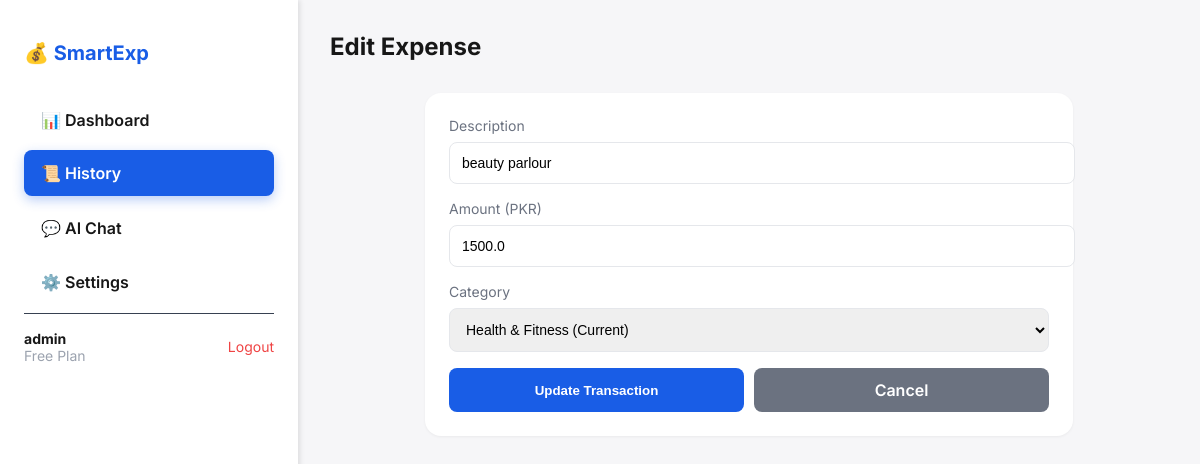
Screenshot of /edit_expense/53 (signed in) with the database file from the repository.
### tables this page shows
CREATE TABLE expenses (
            id INTEGER PRIMARY KEY AUTOINCREMENT,
            expense_text TEXT NOT NULL,
            amount REAL NOT NULL,
            category TEXT NOT NULL,
            date TEXT NOT NULL,
            user_id INTEGER,
            FOREIGN KEY (user_id) REFERENCES users (user_id)
        );

### run.py (the view)
@app.route('/edit_expense/<int:expense_id>', methods=['GET'])
@login_required
def edit_expense_page(expense_id):
    expense = database.get_expense_by_id(expense_id, session['user_id'])
    if not expense:
        flash('Transaction not found.', 'error')
        return redirect(url_for('history'))
    return render_template('edit_expense.html', page_title="Edit Expense", active_page="history", expense=expense, username=session['username'])

### database.py (called while the page is built)
def get_connection():
    conn = sqlite3.connect(DB_NAME)
    conn.row_factory = sqlite3.Row  # Access columns by name
    return conn

def get_expense_by_id(expense_id, user_id):
    conn = get_connection()
    c = conn.cursor()
    c.execute("SELECT * FROM expenses WHERE id = ? AND user_id = ?", (expense_id, user_id))
    row = c.fetchone()
    conn.close()
    return row

### run.py (called while the page is built)
def login_required(f):
    @wraps(f)
    def decorated_function(*args, **kwargs):
        if 'user_id' not in session:
            return redirect(url_for('login'))
        return f(*args, **kwargs)
    return decorated_function

### templates/edit_expense.html (shortened to what this page needs)
{% extends "base.html" %}
{% block content %}
<div class="top-bar">
    <div>
        <h1 style="margin:0; font-size: 1.5rem;">Edit Expense</h1>
    </div>
</div>
<div class="card" style="max-width: 600px; margin: 0 auto;">
    <form action="{{ url_for('update_expense_route', expense_id=expense['id']) }}" method="POST">
        <div class="form-group">
            <label>Description</label>
            <input type="text" name="text" value="{{ expense['expense_text'] }}" required>
        </div>
        <div class="form-group">
            <label>Amount (PKR)</label>
            <input type="number" step="0.01" name="amount" value="{{ expense['amount'] }}" required>
        </div>
        <div class="form-group">
            <label>Category</label>
            <select name="category">
                <option value="{{ expense['category'] }}" selected>{{ expense['category'] }} (Current)</option>
            </select>
        </div>
        <div style="display: flex; gap: 10px;">
            <button class="btn-primary" type="submit">Update Transaction</button>
            <a href="{{ url_for('history') }}" class="btn-primary" style="background-color: #6b7280; text-decoration: none; display: inline-block; text-align: center;">Cancel</a>
        </div>
    </form>
</div>
{% endblock %}

### static/css/style.css (style rules this page uses)
:root { --primary-color: #195DE6; --secondary-color: #144AC0; --bg-color: #F6F6F8; --sidebar-bg: #FFFFFF; --sidebar-text: #171717; --card-bg: #FFFFFF; --text-color: #171717; --text-muted: #6B7280; --success: #25D366; --warning: #f59e0b; --danger: #ef4444; }
body { font-family: 'Inter', -apple-system, BlinkMacSystemFont, "Segoe UI", Roboto, Helvetica, Arial, sans-serif; background-color: var(--bg-color); margin: 0; padding: 0; display: flex; height: 100vh; color: var(--text-color); overflow: hidden; }
.top-bar { display: flex; justify-content: space-between; align-items: center; margin-bottom: 2rem; }
.card { background: var(--card-bg); border-radius: 1rem; padding: 1.5rem; box-shadow: 0 1px 3px rgba(0,0,0,0.05); }
.form-group { margin-bottom: 1rem; }
label { display: block; margin-bottom: 0.5rem; font-size: 0.875rem; color: var(--text-muted); }
input, select { width: 100%; padding: 0.75rem; border: 1px solid #e5e7eb; border-radius: 0.5rem; font-size: 0.875rem; transition: border-color 0.2s; }
.btn-primary { display: inline-block; text-align: center; text-decoration: none; width: 100%; padding: 0.75rem; background-color: var(--primary-color); color: white; border: none; border-radius: 0.5rem; font-weight: 600; cursor: pointer; transition: background 0.2s; box-sizing: border-box; }

### rows the page displays
expenses: text "beauty parlour", amount "1500.0", category "Health & Fitness (Current)"

### other values shown
{{ username }} "admin"
